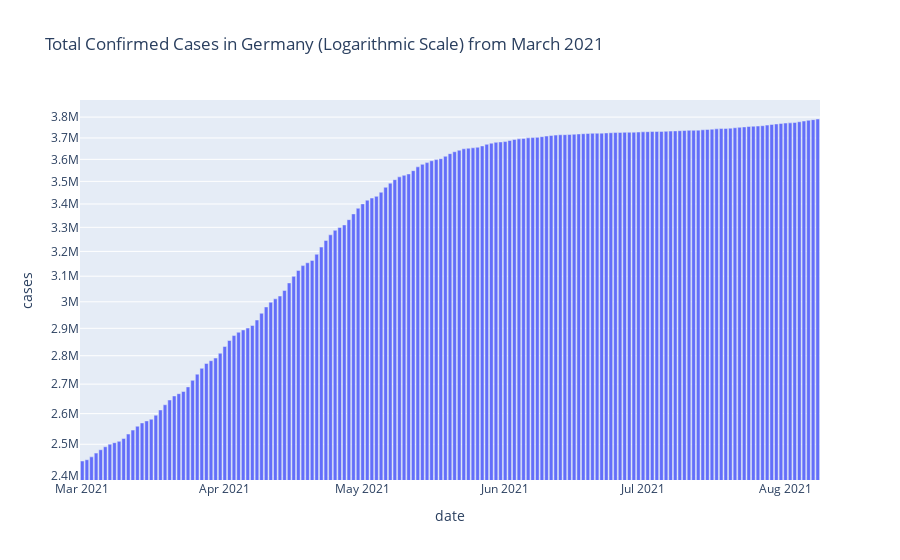
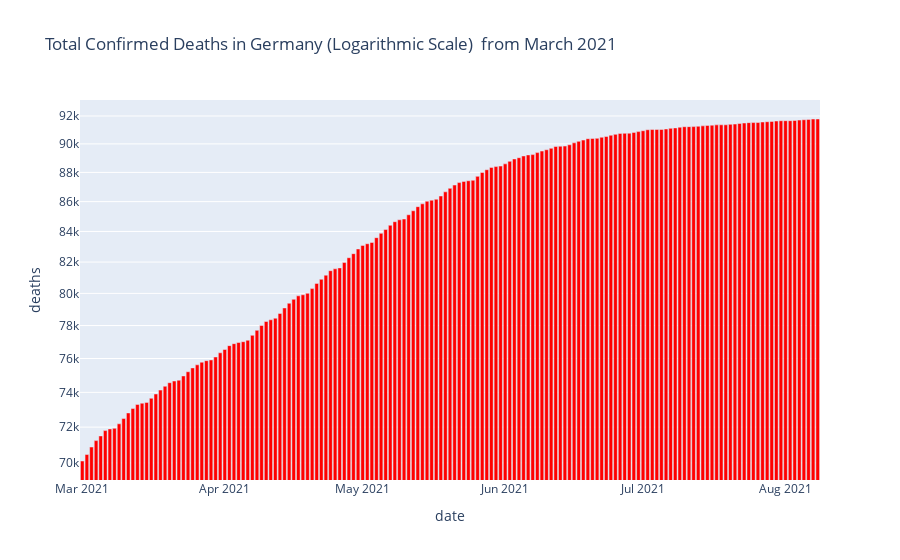

The cell these charts' notebook holds for them, in order:
### Markdown cell above
### Plot for visualizing total confirmed cases and deaths in Germany on Logarithmic Scale

It can be observed from the two figures that deaths and confirmed cases have started to increase from the month of May 2021

### Code cell
fig = px.bar(germany_cumulative_grp, x="date", y="cases", 
              title="Total Confirmed Cases in Germany (Logarithmic Scale) from March 2021", log_y=True)
fig.show()
fig = px.bar(germany_cumulative_grp, x="date", y="deaths",
              title="Total Confirmed Deaths in Germany (Logarithmic Scale)  from March 2021",log_y=True)
fig.update_traces(marker_color='red')
fig.show()

### Figure 1 — Plotly figure (JSON) as saved in the notebook; plotly's stock layout.template omitted (floating-point values rounded to 4 significant figures; data arrays with more than 128 entries replaced by an {"elided": "..."} marker saying what was removed)
{"data": [{"alignmentgroup": "True", "hovertemplate": "date=%{x}<br>cases=%{y}<extra></extra>", "legendgroup": "", "marker": {"color": "#636efa"}, "name": "", "offsetgroup": "", "orientation": "v", "showlegend": false, "textposition": "auto", "type": "bar", "x": {"elided": "161 str values"}, "xaxis": "x", "y": {"elided": "161 int values"}, "yaxis": "y"}], "layout": {"barmode": "relative", "legend": {"tracegroupgap": 0}, "title": {"text": "Total Confirmed Cases in Germany (Logarithmic Scale) from March 2021"}, "xaxis": {"anchor": "y", "domain": [0, 1], "title": {"text": "date"}}, "yaxis": {"anchor": "x", "domain": [0, 1], "title": {"text": "cases"}, "type": "log"}}}

### Figure 2 — Plotly figure (JSON) as saved in the notebook; plotly's stock layout.template omitted (floating-point values rounded to 4 significant figures; data arrays with more than 128 entries replaced by an {"elided": "..."} marker saying what was removed)
{"data": [{"alignmentgroup": "True", "hovertemplate": "date=%{x}<br>deaths=%{y}<extra></extra>", "legendgroup": "", "marker": {"color": "red"}, "name": "", "offsetgroup": "", "orientation": "v", "showlegend": false, "textposition": "auto", "type": "bar", "x": {"elided": "161 str values"}, "xaxis": "x", "y": {"elided": "161 int values"}, "yaxis": "y"}], "layout": {"barmode": "relative", "legend": {"tracegroupgap": 0}, "title": {"text": "Total Confirmed Deaths in Germany (Logarithmic Scale)  from March 2021"}, "xaxis": {"anchor": "y", "domain": [0, 1], "title": {"text": "date"}}, "yaxis": {"anchor": "x", "domain": [0, 1], "title": {"text": "deaths"}, "type": "log"}}}
